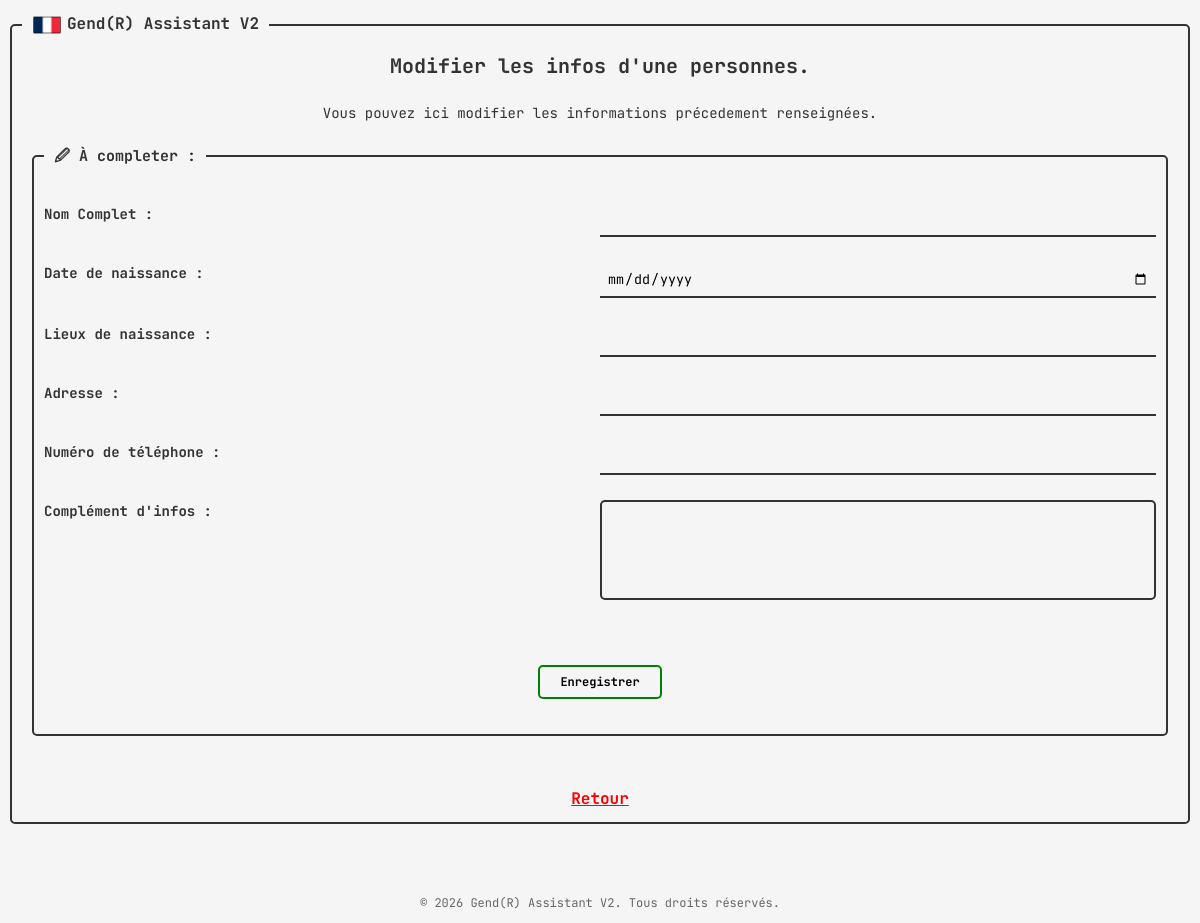
/modify_person?person_name=Cardarelli+Luna (signed in), run on an earlier commit of the app's database.
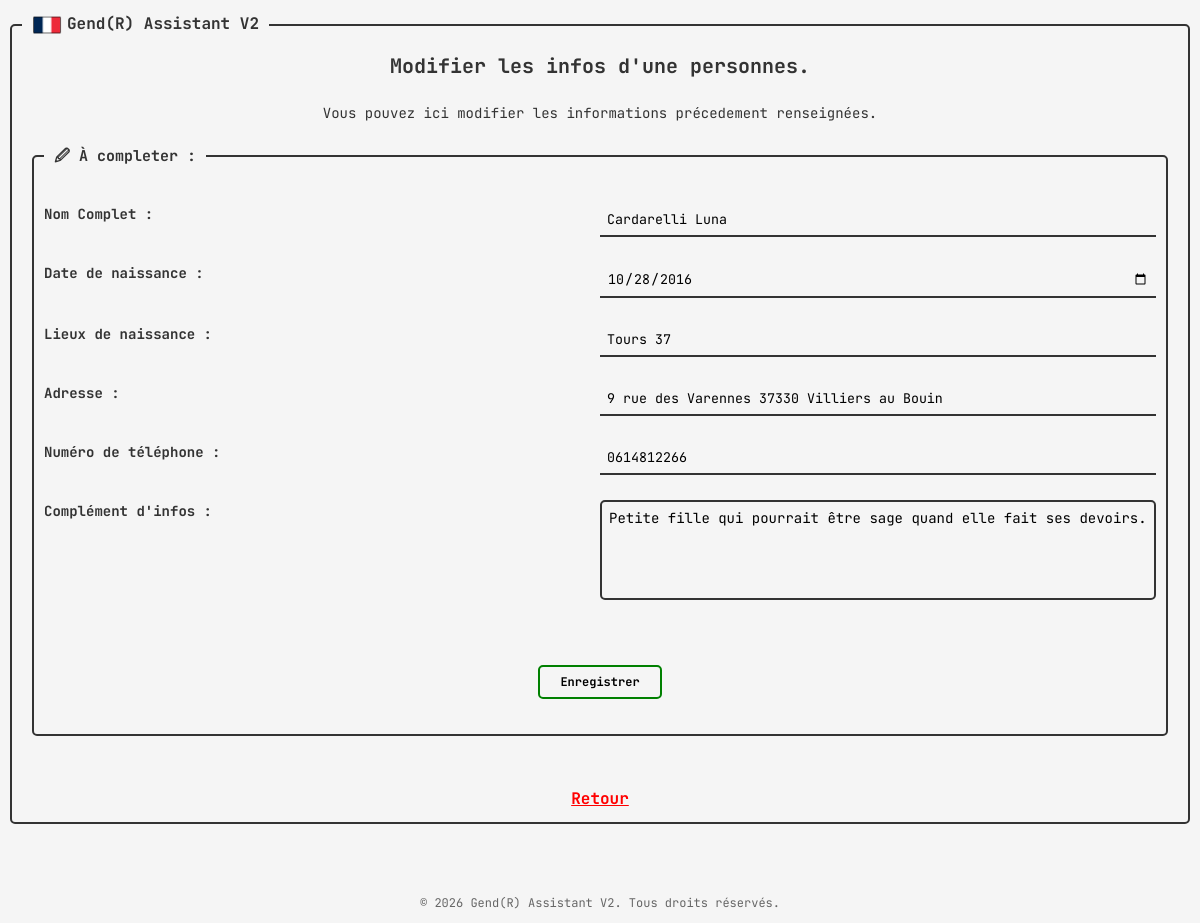
And on a later commit of the database.
### tables this page shows
CREATE TABLE persons (
                id INTEGER PRIMARY KEY AUTOINCREMENT,
                intervention_id INTEGER NOT NULL,
                fullname TEXT NOT NULL,
                birthdate TEXT NOT NULL,
                place_of_birth TEXT NOT NULL,
                location TEXT NOT NULL,
                phone TEXT NOT NULL,
                complement TEXT
                );

### app.py (the view, shortened to what this page needs)
@app.route('/modify_person', methods=['GET', 'POST'])
def modify_person():
    if 'username' not in session:
        return redirect(url_for('login'))
    if request.method == 'GET':
        person_name = request.args.get('person_name')
        person = db_handler.get_person(person_name)
        print(person)
        return render_template('modify_person.html', person=person)

### database_handler.py (called while the page is built)
    def get_person(self, person_name):
        conn = sqlite3.connect(self.path)
        cursor = conn.cursor()
        cursor.execute('SELECT * FROM persons WHERE fullname = ?', (person_name,))
        person = cursor.fetchone()
        conn.close()
        return person

### templates/modify_person.html (shortened to what this page needs)
{% extends 'base.html' %}
{% block content %}
    <div class="title">
        <h3>Modifier les infos d'une personnes.</h3>
        <p>Vous pouvez ici modifier les informations précedement renseignées.</p>
    </div>
    <div class="modify_person">
        <fieldset>
            <legend><strong>&#128393; À completer :</strong></legend>
            <form action="{{ url_for('modify_person') }}" method="POST">
                <div>
                    <label for="fullname">Nom Complet :</label>
                    <input type="text" name="fullname" id="fullname" value="{{ person[2] }}">
                </div>
                <div>
                    <label for="birthdate">Date de naissance :</label>
                    <input type="date" name="birthdate" id="birthdate" value="{{ person[3] }}">
                </div>
                <div>
                    <label for="place_of_birth">Lieux de naissance :</label>
                    <input type="text" name="place_of_birth" id="place_of_birth" value="{{ person[4] }}">
                </div>
                <div>
                    <label for="location">Adresse :</label>
                    <input type="text" name="location" id="location" value="{{ person[5] }}">
                </div>
                <div>
                    <label for="phone">Numéro de téléphone :</label>
                    <input type="text" name="phone" id="phone" value="{{ person[6] }}">
                </div>
                <div>
                    <label for="complement">Complément d'infos :</label>
                    <textarea name="complement" id="complement">{{ person[7] }}</textarea>
                </div>
                <div class="btn">
                    <button type="submit">Enregistrer</button>
                </div>
            </form>
        </fieldset>
        <a class="abord" href="{{ url_for('complete', intervention_id=intervention_id) }}">Retour</a>
    </div>
{% endblock %}

What changed in the data, as far as the page shows it:
added persons: fullname "Cardarelli Luna", birthdate "10/28/2016", place_of_birth "Tours 37", location "9 rue des Varennes 37330 Villiers au Bouin", phone "0614812266", complement "Petite fille qui pourrait être sage quand elle fait ses devoirs."
